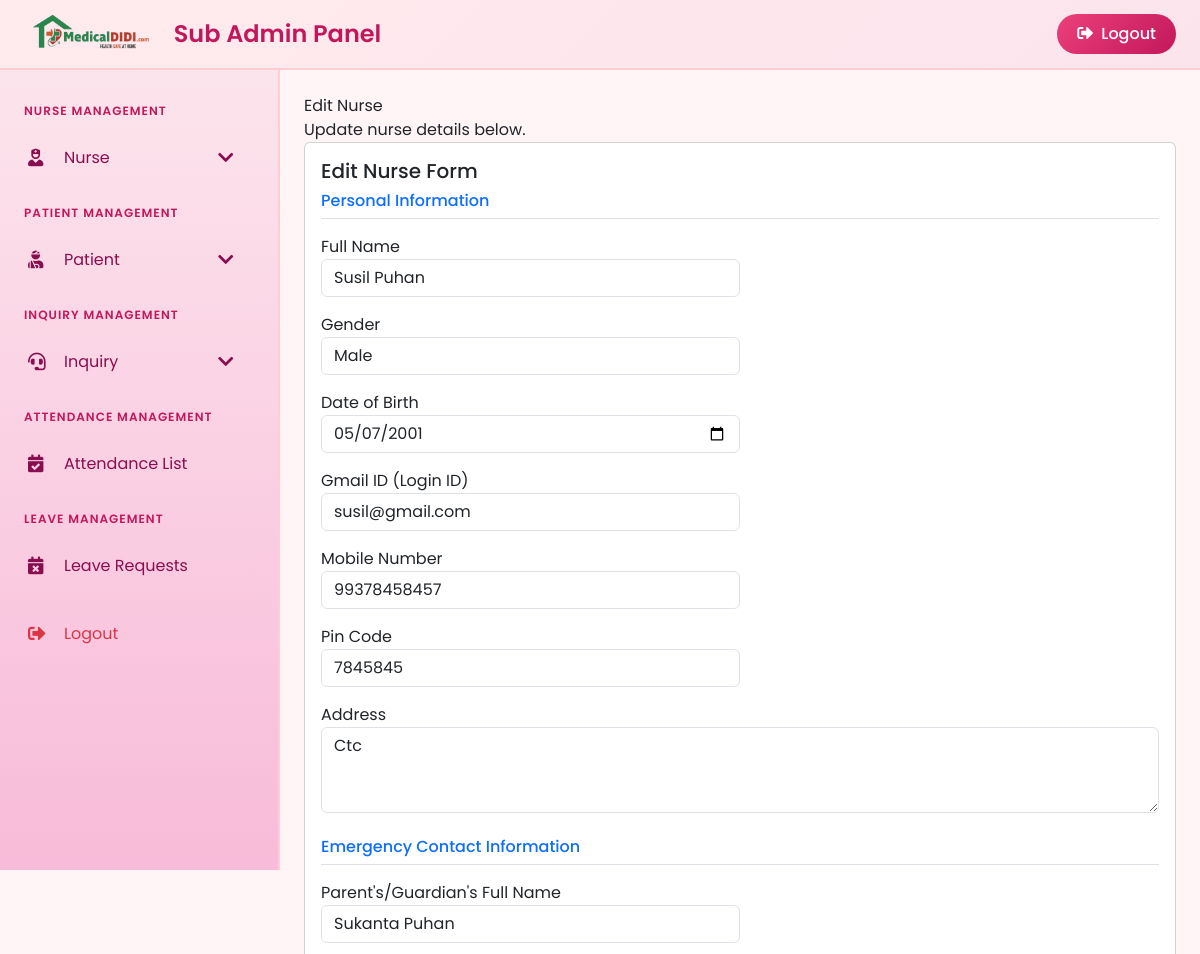
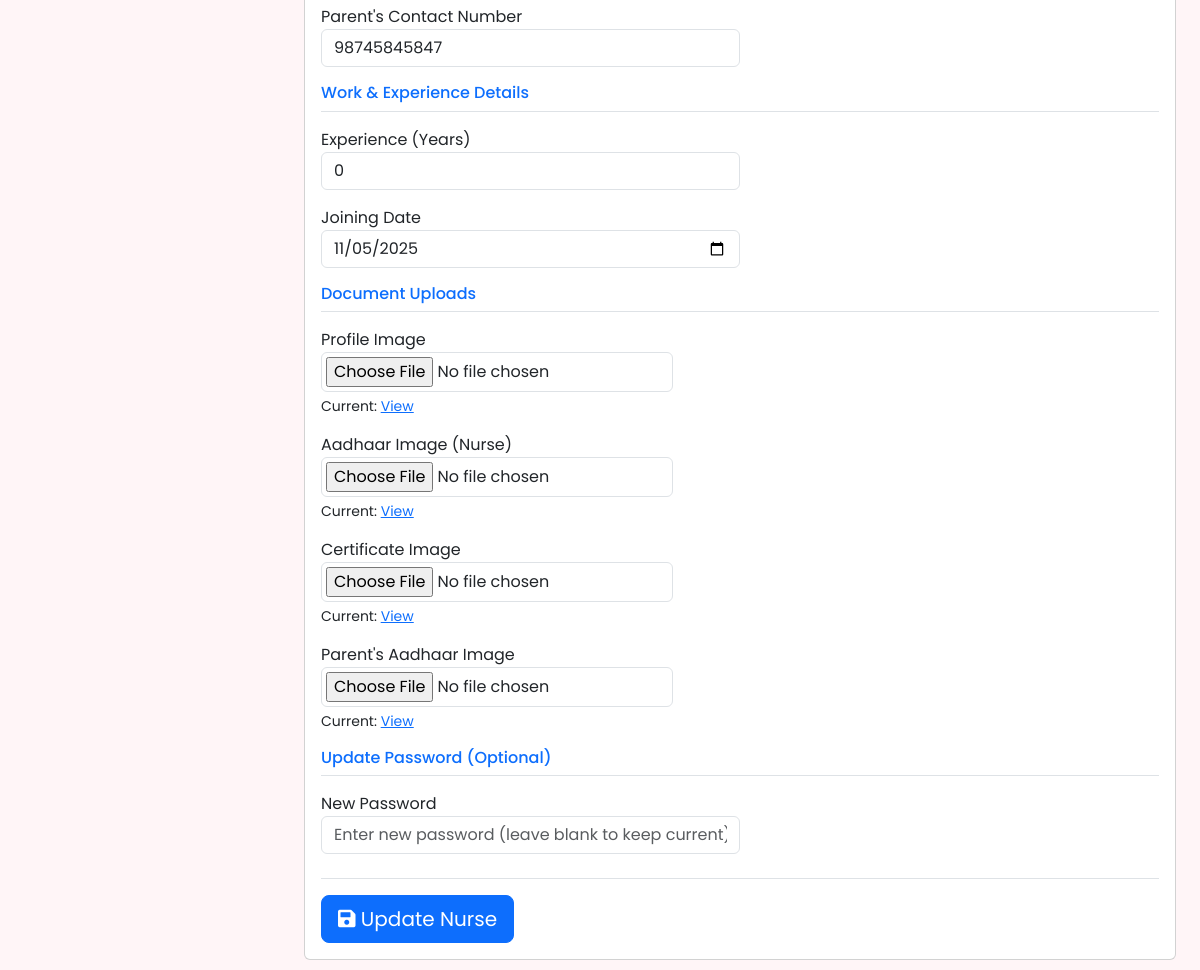
Screenshot of /subadmin/nurse-edit/2/ with the database file from the repository (2 pictures, top to bottom).
### app/models.py (models this page shows, shortened)
class Nurse(models.Model):
    GENDER_CHOICES = (
        ('Male', 'Male'),
        ('Female', 'Female'),
        ('Other', 'Other'),
    )
    full_name = models.CharField(max_length=200)
    gender = models.CharField(max_length=20, choices=GENDER_CHOICES)
    dob = models.DateField()
    profile_image = models.ImageField(upload_to='nurse_profile/', null=True, blank=True)
    aadhaar_image = models.ImageField(upload_to='nurse_aadhaar/', null=True, blank=True)
    email = models.EmailField()
    phone = models.CharField(max_length=20, unique=True)
    address = models.TextField()
    pin_code = models.CharField(max_length=10)
    certificate_image = models.ImageField(upload_to='nurse_certificates/', null=True, blank=True)
    experience = models.CharField(max_length=200)
    joining_date = models.DateField()
    password = models.CharField(max_length=200, default='')
    is_approved = models.BooleanField(default=False)
    parents_name = models.CharField(max_length=200, null=True, blank=True)
    parents_aadhaar_image = models.ImageField(upload_to='nurse_parents_aadhaar/', null=True, blank=True)
    parents_contact_number = models.CharField(max_length=20, null=True, blank=True)
    created_at = models.DateTimeField(auto_now_add=True)

### app/views.py (the view, shortened to what this page needs)
# urls.py: path('subadmin/nurse-edit/<int:id>/', views.nurse_edit, name='subadmin_nurse_edit'),
def nurse_edit(request, id):
    nurse = get_object_or_404(Nurse, id=id)
    return render(request, 'subadmin/edit_nurse.html', {'nurse': nurse})

### templates/subadmin/edit_nurse.html (shortened to what this page needs)
{% extends "subadmin/sub_admin_dashboard.html" %}
{% load static %}
{% block content %}
<div class="app-main">
    <div class="app-main__outer">
        <div class="app-main__inner">
            <div class="app-page-title">
                <div class="page-title-wrapper">
                    <div class="page-title-heading">
                        <div>
                            Edit Nurse
                            <div class="page-title-subheading">Update nurse details below.</div>
                        </div>
                    </div>
                </div>
            </div>
            <div class="main-card mb-3 card">
                <div class="card-body">
                    <h5 class="card-title">Edit Nurse Form</h5>
                    <form method="POST" enctype="multipart/form-data">
                        <div class="form-row">
                            <div class="col-md-12 mb-3">
                                <h6 class="text-primary border-bottom pb-2">Personal Information</h6>
                            </div>
                            <div class="col-md-6 mb-3">
                                <label for="id_full_name">Full Name</label>
                                <input type="text" id="id_full_name" name="full_name" class="form-control" value="{{ nurse.full_name }}" required>
                            </div>
                            <div class="col-md-6 mb-3">
                                <label for="id_gender">Gender</label>
                                <select id="id_gender" name="gender" class="form-control" required>
                                    <option value="Male" {% if nurse.gender == 'Male' %}selected{% endif %}>Male</option>
                                </select>
                            </div>
                            <div class="col-md-6 mb-3">
                                <label for="id_dob">Date of Birth</label>
                                <input type="date" id="id_dob" name="dob" class="form-control" value="{{ nurse.dob|date:'Y-m-d' }}" required>
                            </div>
                            <div class="col-md-6 mb-3">
                                <label for="id_email">Gmail ID (Login ID)</label>
                                <input type="email" id="id_email" name="email" class="form-control" value="{{ nurse.email }}" required>
                            </div>
                            <div class="col-md-6 mb-3">
                                <label for="id_phone">Mobile Number</label>
                                <input type="text" id="id_phone" name="phone" class="form-control" value="{{ nurse.phone }}" required>
                            </div>
                            <div class="col-md-6 mb-3">
                                <label for="id_pin_code">Pin Code</label>
                                <input type="text" id="id_pin_code" name="pin_code" class="form-control" value="{{ nurse.pin_code }}" required>
                            </div>
                            <div class="col-md-12 mb-4">
                                <label for="id_address">Address</label>
                                <textarea id="id_address" name="address" class="form-control" rows="3" required>{{ nurse.address }}</textarea>
                            </div>
                            <div class="col-md-12 mb-3">
                                <h6 class="text-primary border-bottom pb-2">Emergency Contact Information</h6>
                            </div>
                            <div class="col-md-6 mb-3">
                                <label for="id_parents_name">Parent's/Guardian's Full Name</label>
                                <input type="text" id="id_parents_name" name="parents_name" class="form-control" value="{{ nurse.parents_name }}" required>
                            </div>
                            <div class="col-md-6 mb-3">
                                <label for="id_parents_contact_number">Parent's Contact Number</label>
                                <input type="text" id="id_parents_contact_number" name="parents_contact_number" class="form-control" value="{{ nurse.parents_contact_number }}" required>
                            </div>
                            <div class="col-md-12 mb-3">
                                <h6 class="text-primary border-bottom pb-2">Work & Experience Details</h6>
                            </div>
                            <div class="col-md-6 mb-3">
                                <label for="id_experience">Experience (Years)</label>
                                <input type="text" id="id_experience" name="experience" class="form-control" value="{{ nurse.experience }}" required>
                            </div>
                            <div class="col-md-6 mb-3">
                                <label for="id_joining_date">Joining Date</label>
                                <input type="date" id="id_joining_date" name="joining_date" class="form-control" value="{{ nurse.joining_date|date:'Y-m-d' }}" required>
                            </div>
                            <div class="col-md-12 mb-3">
                                <h6 class="text-primary border-bottom pb-2">Document Uploads</h6>
                            </div>
                            <div class="col-md-3 mb-3">
                                <label for="id_profile_image">Profile Image</label>
                                <input type="file" id="id_profile_image" name="profile_image" class="form-control-file border p-1 rounded">
                                {% if nurse.profile_image %}
                                    <small class="d-block mt-1">Current: <a href="{{ nurse.profile_image.url }}" target="_blank">View</a></small>
                                {% endif %}
                            </div>
                            <div class="col-md-3 mb-3">
                                <label for="id_aadhaar_image">Aadhaar Image (Nurse)</label>
                                <input type="file" id="id_aadhaar_image" name="aadhaar_image" class="form-control-file border p-1 rounded">
                                {% if nurse.aadhaar_image %}
                                    <small class="d-block mt-1">Current: <a href="{{ nurse.aadhaar_image.url }}" target="_blank">View</a></small>
                                {% endif %}
                            </div>
                            <div class="col-md-3 mb-3">
                                <label for="id_certificate_image">Certificate Image</label>
                                <input type="file" id="id_certificate_image" name="certificate_image" class="form-control-file border p-1 rounded">
                                {% if nurse.certificate_image %}
                                    <small class="d-block mt-1">Current: <a href="{{ nurse.certificate_image.url }}" target="_blank">View</a></small>
                                {% endif %}
                            </div>
                            <div class="col-md-3 mb-3">
                                <label for="id_parents_aadhaar_image">Parent's Aadhaar Image</label>
                                <input type="file" id="id_parents_aadhaar_image" name="parents_aadhaar_image" class="form-control-file border p-1 rounded">
                                {% if nurse.parents_aadhaar_image %}
                                    <small class="d-block mt-1">Current: <a href="{{ nurse.parents_aadhaar_image.url }}" target="_blank">View</a></small>
                                {% endif %}
                            </div>
                            <div class="col-md-12 mb-3">
                                <h6 class="text-primary border-bottom pb-2">Update Password (Optional)</h6>
                            </div>
                            <div class="col-md-6 mb-3">
                                <label for="id_password">New Password</label>
                                <input type="password" id="id_password" name="password" class="form-control" placeholder="Enter new password (leave blank to keep current)">
                            </div>
                        </div>
                        <div class="mt-4 pt-3 border-top">
                            <button type="submit" class="btn btn-primary btn-lg">
                                <i class="fas fa-save"></i> Update Nurse
                            </button>
                        </div>
                    </form>
                </div>
            </div>
        </div>
    </div>
</div>
<link rel="stylesheet" href="https://cdnjs.cloudflare.com/ajax/libs/font-awesome/5.15.3/css/all.min.css">
{% endblock content %}

### templates/subadmin/sub_admin_dashboard.html (style rules this page uses)
:root { --primary-pink: #ec407a; --dark-pink: #c2185b; --light-pink: #fce4ec; --soft-pink: #fff5f7; --hover-pink: #f8bbd9; --sidebar-width: 280px; }
* { margin: 0; padding: 0; box-sizing: border-box; }
body { font-family: 'Poppins', sans-serif; background-color: var(--soft-pink); overflow-x: hidden; }

### rows the page displays
Nurse: full_name "Susil Puhan", gender "Male", dob "05/07/2001", email "susil@gmail.com", phone "99378458457", pin_code "7845845", address "Ctc", parents_name "Sukanta Puhan", parents_contact_number "98745845847", experience "0", joining_date "11/05/2025"
